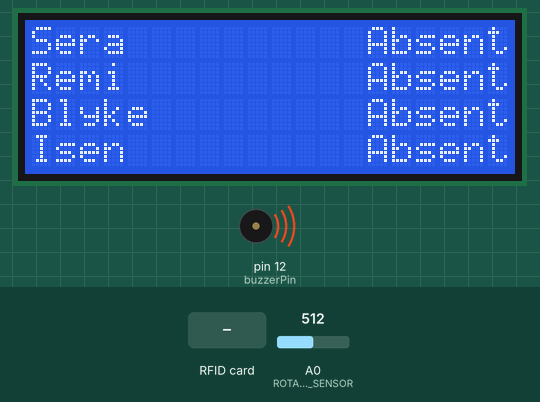
This sketch was run on a simulated Arduino Mega 2560, built with avr-gcc and run on an emulated ATmega2560. On the bench: 20×4 character LCD, buzzer (waves = sounding, pin HIGH). The inputs (shaded band) are chosen by the test bench; at power-on: A0 (ROTARY_ANGLE_SENSOR) = 512. The local clock reads 2024-03-15 10:24:30 at power-on unless the sketch sets it; what the sketch prints to the serial monitor is not drawn.

Above: at 1.2 s.
1.3 s: A0 (ROTARY_ANGLE_SENSOR) set to 798
At 2.6 s:
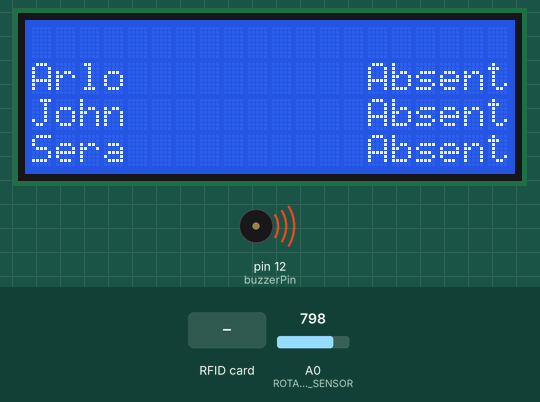
2.9 s: A0 (ROTARY_ANGLE_SENSOR) set to 831
At 3.23 s:
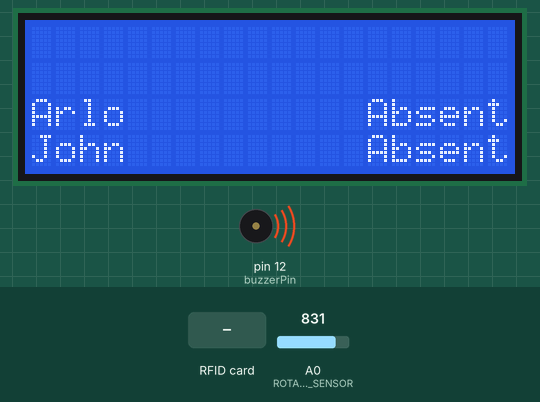
5.4 s: A0 (ROTARY_ANGLE_SENSOR) set to 716
At 6.9 s:
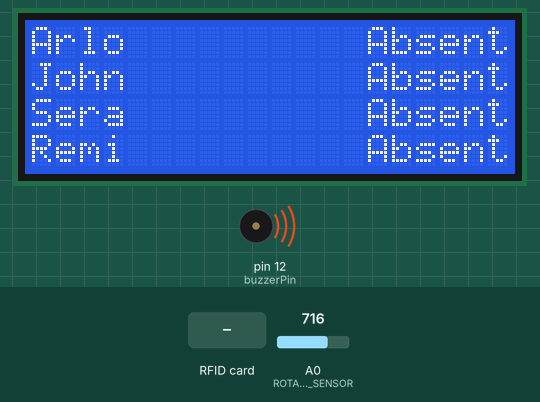
7.2 s: RFID card 10 91 17 16 76 40 held to the reader
10.2 s: A0 (ROTARY_ANGLE_SENSOR) set to 900
At 10.64 s:
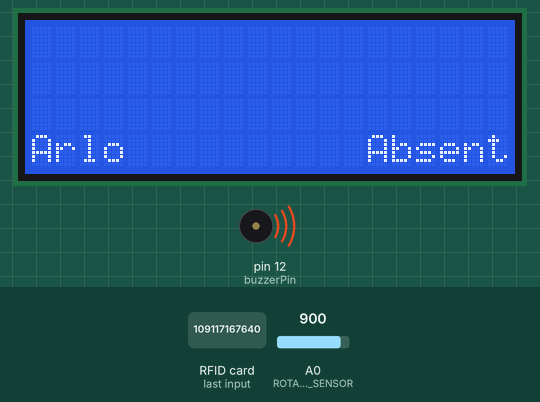
12.9 s: A0 (ROTARY_ANGLE_SENSOR) set to 306
At 14.1 s:
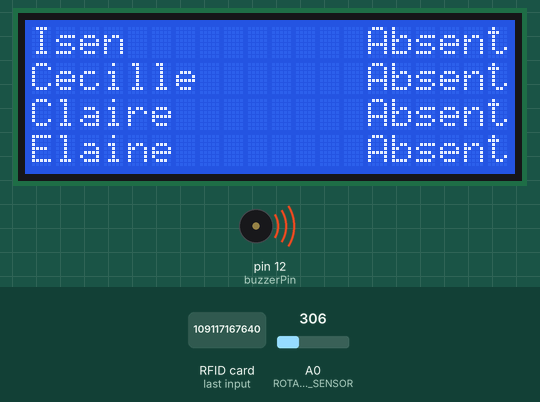
Timing chart, 0 to 15.6 s (numbered marks = the images above; inputs shaded):
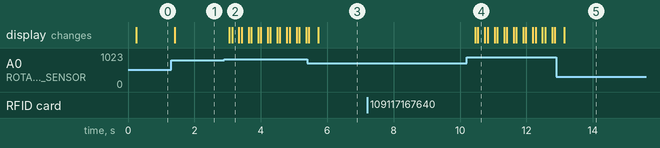

The sketch:

attendancetracker.ino
```cpp
/* Attendance Tracker
 *  Gene and Ruposri
 *
 * SDA - Orange - A4
 * SCL - Brown - A5
 *
 *
 */

#include <SPI.h>
#include <Adafruit_PN532.h>
#include <Wire.h>
#include <LiquidCrystal_I2C.h>
#include <RTClib.h>
//#include <SoftwareSerial.h>

#define ROTARY_ANGLE_SENSOR A0
#define FULL_ANGLE 300//full value of the rotary angle is 300 degrees

#define PN532_SCK  (2)
#define PN532_MOSI (3)
#define PN532_SS   (4)
#define PN532_MISO (5)

//SoftwareSerial bluetooth(10,11); //Software RX = D10, Goes to Module TX(Yellow), Software TX = D11, goes to module RX(Orange)

LiquidCrystal_I2C lcd(0x27,20,4);  // set the LCD address to 0x27 for a 20 chars and 4 line display
Adafruit_PN532 cardscan(PN532_SCK, PN532_MISO, PN532_MOSI, PN532_SS);

RTC_DS1307 rtc;

int buzzerPin = 12;
int LIST_SIZE = 11;
int degrees;
int index;
int sensor_value;
int StudentListSize;
String timeAttend;
char c;

char *classList[11][3]={
  {"Arlo", "Absent", "77157136640"},
  {"John", "Absent", "109117167640"},
  {"Sera", "Absent", "173104112640"},
  {"Remi", "Absent", "125174145640"},
  {"Blyke","Absent", "00000000000"},
  {"Isen", "Absent", "00000000000"},
  {"Cecille", "Absent", "00000000000"},
  {"Claire", "Absent", "00000000000"},
  {"Elaine", "Absent", "00000000000"},
  {"Meili", "Absent", "00000000000"},
  {"Ventus", "Absent", "00000000000"}
};

void setup() {
  Serial.begin(9600);
  Serial1.begin(9600);

  // put your setup code here, to run once:
  lcd.init();  //initialize the lcd
  lcd.backlight();  //open the backlight
  cardscan.begin();
  cardscan.SAMConfig();
  pinMode(buzzerPin, OUTPUT);
  digitalWrite(buzzerPin, HIGH);
  pinMode(ROTARY_ANGLE_SENSOR, INPUT);
  //pinMode(BUTTON,INPUT);


}

void loop() {

    uint8_t success;
    uint8_t uid[] = { 0, 0, 0, 0, 0, 0, 0 };  // Buffer to store the returned UID
    uint8_t uidLength;
    String idString;
    DateTime now = rtc.now();
    char timebuff[6];
    timeAttend="";
    Serial.println(sensor_value);

  if(Serial1.available()){
    c=Serial1.read();
  }
  success=cardscan.readPassiveTargetID(PN532_MIFARE_ISO14443A, uid, &uidLength,100);

  if (success) {
    // Display some basic information about the card
    Serial.println("Found an ISO14443A card");
    for (int k=0; k<5; k++) { //Form ID into String to be compared
        idString.concat(uid[k]);
      }
    //Serial.print(idString);

    for (int g=0; g<LIST_SIZE; g++) {

      if (idString==classList[g][2]){ //compares the card key to the assigned key for each student
        if(classList[g][1]=="Absent") { //Check for Absent Status
          buzzerAlert();
          Serial.print("   ");
          String timeAttendHour=AddLeadZero(now.hour());
          String timeAttendMinute=AddLeadZero(now.minute());
          timeAttend.concat(timeAttendHour);
          timeAttend.concat(":");
          timeAttend.concat(timeAttendMinute);

          Serial.print("timeattend:  ");
          Serial.println(timeAttend);
          timeAttend.toCharArray(timebuff,6);
          classList[g][1]=timebuff;
          Serial.print("Timebuff:  ");
          Serial.println(timebuff);
          //idString="";
        }
        else {

        }
      }

    }
  }

DisplayStudentList();
SendListBluetooth();


}
/*
String convertUIDString(uint8_t cardnumber) {
  for (int i=0; i<5; i++) {
      String studentIDString;
      byte number = cardnumber[i];
      studentIDString.concat(number);
      return studentIDString;
    }
}
*/

boolean checkID(String id) {
  String listRef;

  for(int i=0; i<LIST_SIZE; i++) {
    listRef=classList[i][2];

  }
}

String AddLeadZero(int num) {
  String fullnum;
  if (num < 10) {
    fullnum = "0"+String(num);
  }
  else {
    fullnum=String(num);
  }
  return fullnum;
}

void SendListBluetooth() {
  for (int i=0; i<LIST_SIZE; i++) {
    Serial1.print(classList[i][0]);
    Serial1.print("   ");
    Serial1.print(classList[i][1]);
    Serial1.print(",");
  }
  Serial1.println();
}

void buzzerAlert() {
  digitalWrite(buzzerPin, LOW);
  delay(100);
  digitalWrite(buzzerPin, HIGH);
  delay(100);
  digitalWrite(buzzerPin, LOW);
  delay(100);
  digitalWrite(buzzerPin, HIGH);
}

void DisplayStudentList() {
    index = degrees/LIST_SIZE;
    sensor_value = analogRead(ROTARY_ANGLE_SENSOR);
    StudentListSize = map(sensor_value, 680, 0, 1, LIST_SIZE);
    degrees = getDegree();
    lcd.clear(); //neaded to clear characters from screen
    lcd.setCursor(0,0);
    lcd.print(classList[StudentListSize-1][0]);
    getSpacing(classList[StudentListSize-1][0],classList[StudentListSize-1][1]);
    lcd.print(classList[StudentListSize-1][1]);
    lcd.setCursor(0, 1);
    lcd.print(classList[StudentListSize][0]);
    getSpacing(classList[StudentListSize][0],classList[StudentListSize][1]);
    lcd.print(classList[StudentListSize][1]);
    lcd.setCursor(0, 2);
    lcd.print(classList[StudentListSize+1][0]);
    getSpacing(classList[StudentListSize+1][0],classList[StudentListSize+1][1]);
    lcd.print(classList[StudentListSize+1][1]);
    lcd.setCursor(0, 3);
    lcd.print(classList[StudentListSize+2][0]);
    getSpacing(classList[StudentListSize+2][0],classList[StudentListSize+2][1]);
    lcd.print(classList[StudentListSize+2][1]);
    //delay(100);
}

void getSpacing(String studentName, String studentStatus){
    for (int i=0; i<(20-studentStatus.length()-studentName.length()); i++) {
      lcd.print(" ");
    }
}

int getDegree()
{

  float voltage;
 //voltage = (float)sensor_value*ADC_REF/1023;
  float degrees = (voltage*FULL_ANGLE)/5;
  return degrees;
  lcd.clear();
}
```

Measured:
- the behaviour switches between 815 and 816 on A0 (ROTARY_ANGLE_SENSOR) (found by bisection; images 1 and 2)
- after the input at 1.3 s, the display: changes after 0.10 s (image 1)
- after the input at 2.9 s, the display: first changes after 0.15 s (image 2 shows a later state)
- after the input at 7.2 s, every drawn part: stays the same
- after the input at 10.2 s, the display: first changes after 0.26 s (image 4 shows a later state)
- after the input at 12.9 s, the display: changes after 0.24 s (image 5)
